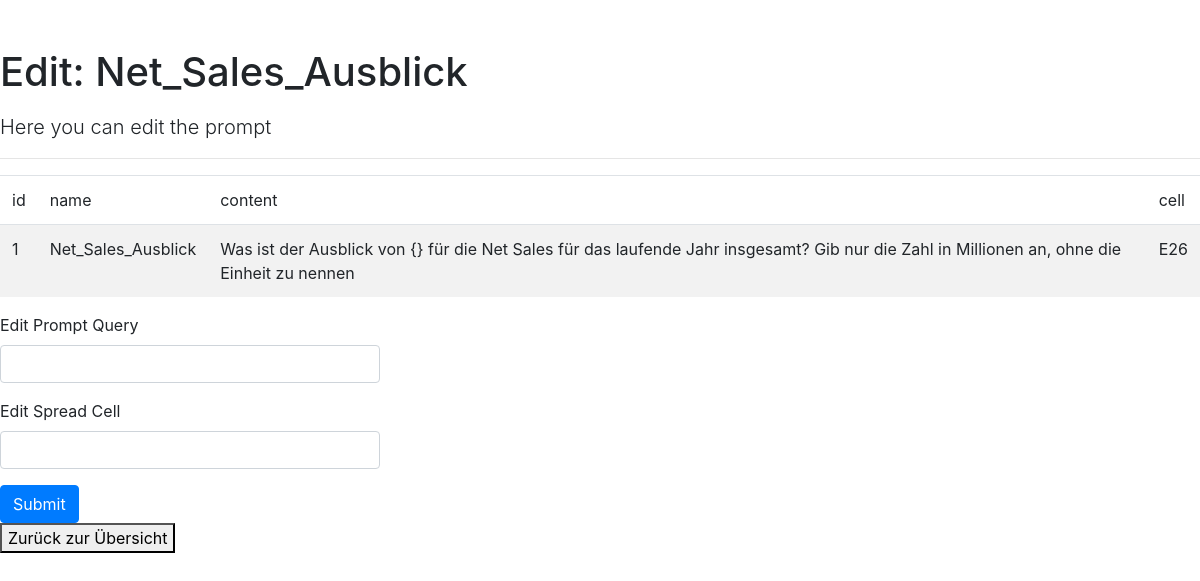
Page /edit/1 on the earlier database version.
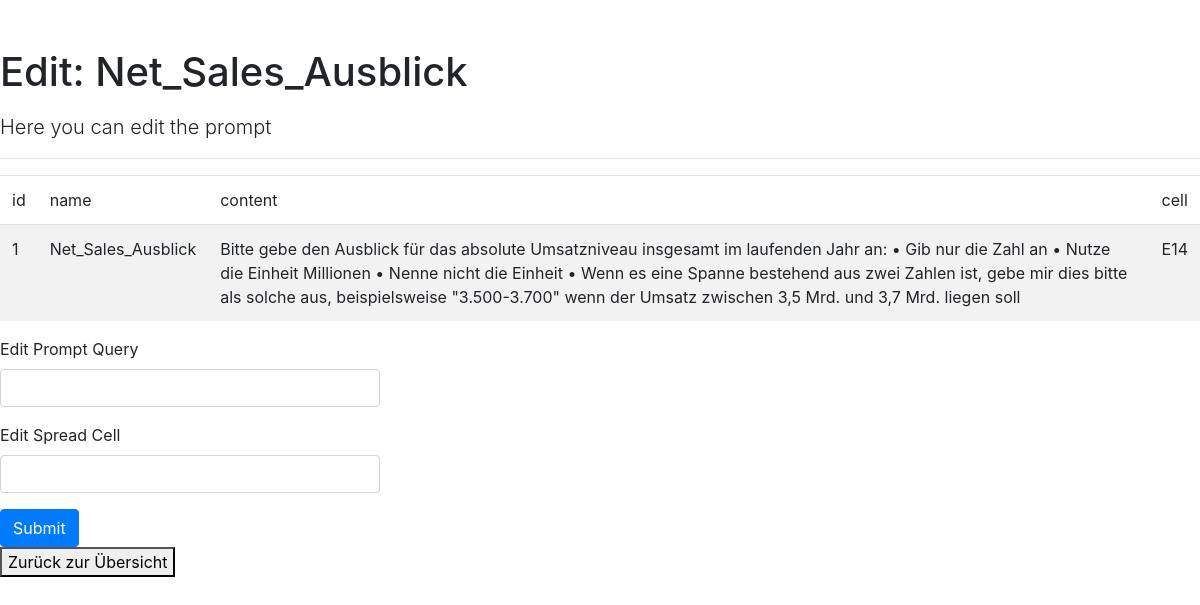
Same page on the later database version.
### app/models.py (models this page shows)
class Prompts(db.Model):
    id = db.Column(db.Integer, primary_key=True)
    name = db.Column(db.String(80), nullable=False)
    content = db.Column(db.String(400), nullable=False)
    gsheetcell = db.Column(db.String(400), nullable=False)

### app/routes.py (the view)
@app.route('/edit/<id>', methods=['GET', 'POST'])
def editprompt(id):
    print("this is the ID"+ id)
    prompt = Prompts.query.filter_by(id=id).first_or_404()
    form = EditQueryForm()
    print(prompt)
    if form.validate_on_submit():
        prompt.content = form.querycontent.data
        prompt.gsheetcell = form.cell.data
        db.session.commit()
        flash('Your changes have been saved.')
    return render_template('editprompt.html', form=form, prompt=prompt)

### app/forms.py
class EditQueryForm(FlaskForm):
    querycontent = StringField('Edit Prompt Query')
    cell = StringField('Edit Spread Cell')
    submit = SubmitField('Submit')

### templates/editprompt.html
{% extends "base.html" %}
{% from 'bootstrap/form.html' import render_form, render_field %}
{% block content %}
      <h1 class="pt-5 pb-2">Edit: {{prompt.name}}</h1>
      <p class="lead">Here you can edit the prompt </p>
      <hr>
          <div>
            <table id="data" class="table table-striped">
                <thead>
                    <tr>
                        <td>id</td>
                        <td>name</td>
                        <td>content</td>
                        <td>cell</td>
                    </tr>
                </thead>
            <tbody>
                <tr>
                    <td>{{prompt.id}}</td>
                    <td>{{prompt.name}}</td>
                    <td>{{prompt.content}}</td>
                    <td>{{prompt.gsheetcell}}</td>
                </tr>
            </tbody>
        </table>
        <div class="row">
            <div class="col-md-4">
                {{ render_form(form)}}
            </div>
        </div>
        <a href= "/edit" >
            <button class="GFG">
               Zurück zur Übersicht
            </button>
        </a>
          </div>
      {% endblock %}

Differences in the rows shown:
changed Prompts "Net_Sales_Ausblick": content "Was ist der Ausblick von {} für die Net Sales für das laufende Jahr insgesamt? Gib nur die Zahl in Millionen an, ohne die Einheit zu nennen" → "Bitte gebe den Ausblick für das absolute Umsatzniveau insgesamt im laufenden Jahr an: • Gib nur die Zahl an • Nutze die Einheit Millionen • Nenne nicht die Einheit • Wenn es eine Spanne bestehend aus zwei Zahlen ist, gebe mir dies bitte als solche aus, beispielsweise \"3.500-3.700\" wenn der Umsatz zwischen 3,5 Mrd. und 3,7 Mrd. liegen soll"; gsheetcell "E26" → "E14"
